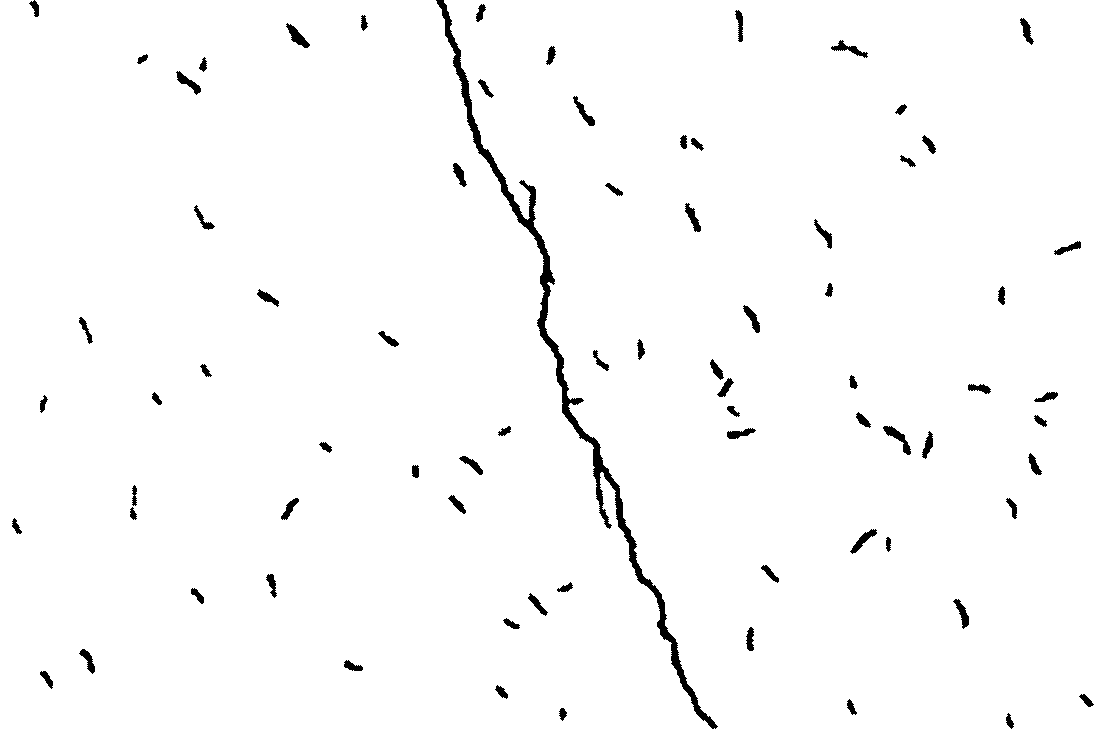
#> input picture PS5/PS5-1/ps5-images/wall1-blob.png, 1109 x 737 px
$ python PS5.py
#> lines starting #> are read from the running program, lines starting #| are printed output that depends on the picture; after the words box and inside, x2 and y2 are one past the last pixel; in counts of white or black regions, pixels touching at a corner belong together
#> the answer given: ps5-images/wall1-blob.png
#> further down, img is the input picture: shape (737, 1109, 3); 98.1% white; 76 black regions, largest, box (x1, y1, x2, y2) and area: (436, 0, 718, 729) 6126, (883, 426, 911, 455) 260, (286, 23, 310, 48) 235
# Sunday, 29th October, 2022
# Problem Set 5 - Computer Vision for Engineers

import cv2 as cv
import numpy as np

def erode_dilate(img, fname): #Erode and Dilate Functions
    k_e = cv.getStructuringElement(cv.MORPH_CROSS, (3,3))
    img = cv.erode(img, k_e)
#> img: shape (737, 1109, 3); 97.5% white; 75 black regions, largest, box (x1, y1, x2, y2) and area: (435, 0, 719, 730) 7863, (882, 425, 912, 456) 342, (285, 22, 311, 49) 298
    img = cv.erode(img, k_e)
#> img: shape (737, 1109, 3); 96.8% white; 73 black regions, largest, box (x1, y1, x2, y2) and area: (434, 0, 720, 731) 9600, (708, 357, 736, 399) 461, (881, 424, 913, 457) 428
    img = cv.dilate(img, k_e)
#> img: shape (737, 1109, 3); 97.5% white; 75 black regions, largest, box (x1, y1, x2, y2) and area: (435, 0, 719, 730) 7883, (882, 425, 912, 456) 343, (285, 22, 311, 49) 298

    cv.imwrite(fname[0]+"-blob."+fname[1], img)
    return img

def cont_detect(img, fname):    #Contour detection and drawing
    icopy = img.copy()
    img_gray = cv.cvtColor(img, cv.COLOR_BGR2GRAY)
#> img_gray: shape (737, 1109); 97.5% white; 75 black regions
    ret, thresh = cv.threshold(img_gray, 127, 255, 0)
    contours, hierarchy = cv.findContours(thresh, cv.RETR_TREE, cv.CHAIN_APPROX_SIMPLE)
#> contours = 74 contours; largest, box (x1, y1, x2, y2) and area: (0, 0, 1109, 737) 806604, (881, 424, 913, 457) 384, (829, 38, 870, 60) 340, (284, 21, 312, 50) 330, (571, 94, 597, 128) 309
    for i in range(len(contours)):
        color = list(np.random.random(size = 3) * 255) #For random colors
        icopy = cv.drawContours(icopy, contours[i], -1, color,  2)
#> this loop made 74 passes
#> color on passes 1 to 12: [139.9, 182.4, 153.7], [138.9, 108, 164.7], [111.6, 227.4, 245.7], [97.78, 201.9, 134.9], [144.9, 236, 18.11], [22.22, 5.16, 212.3], [198.4, 221.9, 249.5], [203.8, 117.7, 199], [30.16, 163.2, 36.56], [240.9, 133.1, 105.7], [67.46, 197.4, 116.3], [145, 4.79, 157.5]
#> pass 1, in cont_detect, `icopy = cv.drawContours(icopy, contours[i], -1, color,  2)`:
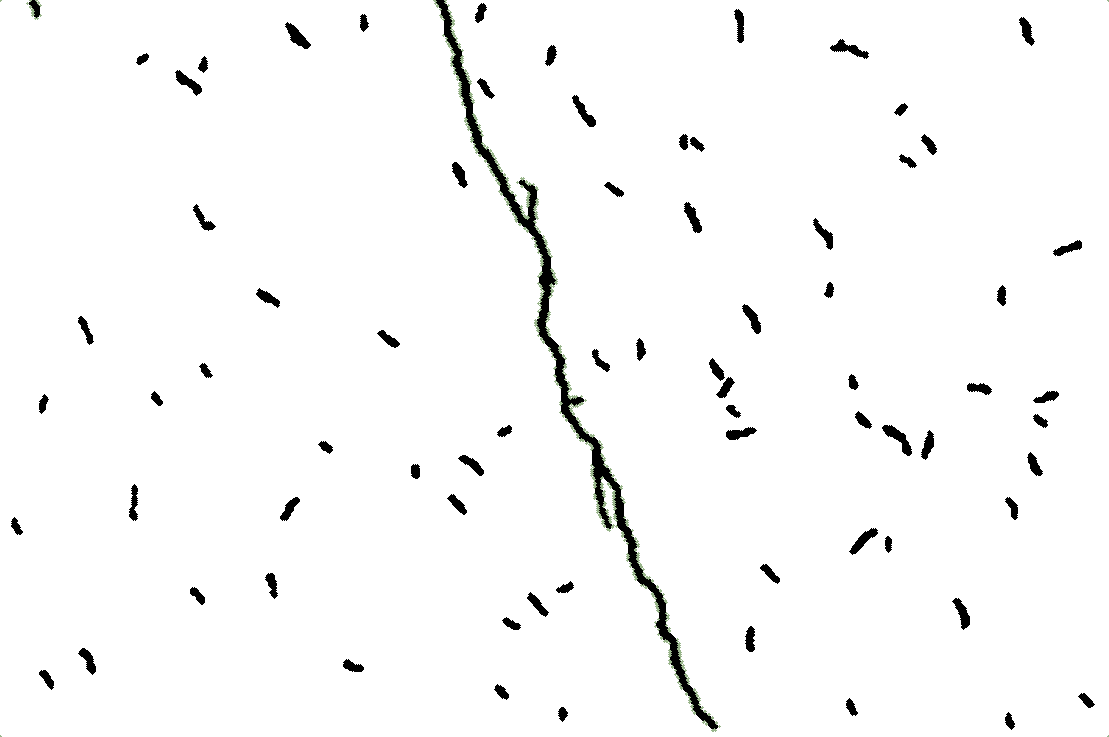
#> icopy: shape (737, 1109, 3); mean of channels 0, 1, 2 248.5, 248.7, 248.6; drawn as B, G, R
#> after the loop:
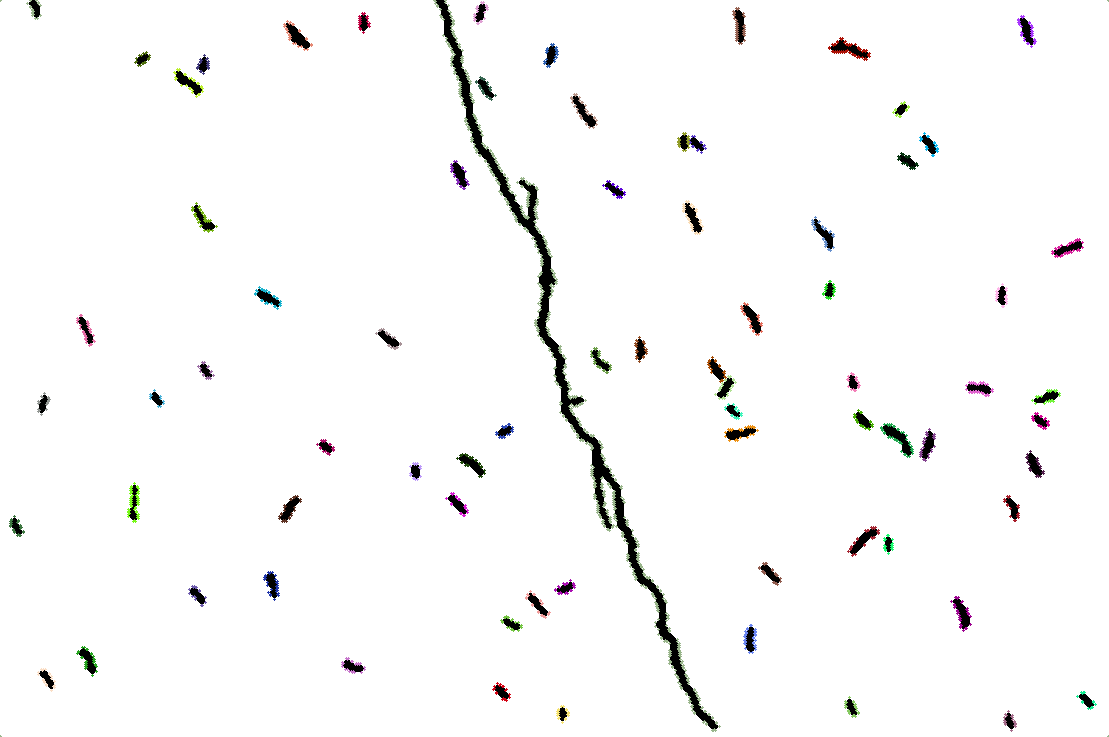
#> icopy: shape (737, 1109, 3); mean of channels 0, 1, 2 248, 248.2, 248.2; drawn as B, G, R

    cv.imwrite(fname[0]+"-contours."+fname[1], icopy)
    return icopy

def thresholding(img, fname):
    img = cv.copyMakeBorder(img, 3,3,3,3, cv.BORDER_CONSTANT, value=[255,255,255]) # For edge contours
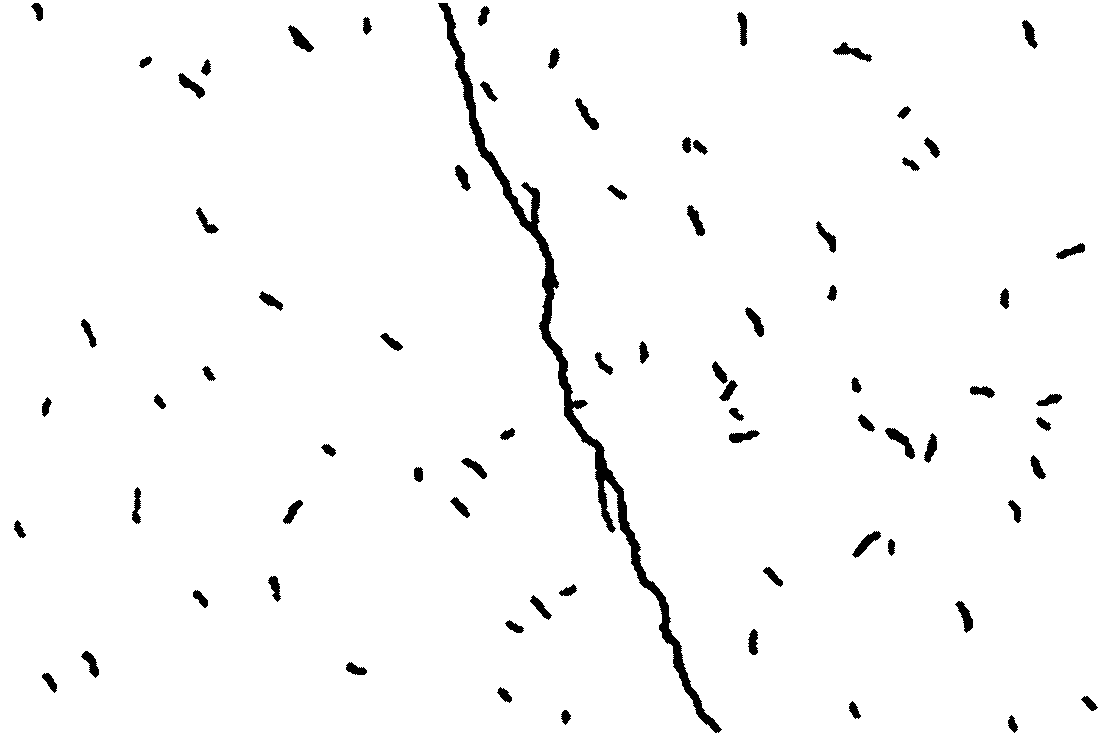
#> img: shape (743, 1115, 3); 97.5% white; 75 black regions, largest, box (x1, y1, x2, y2) and area: (438, 3, 722, 733) 7883, (885, 428, 915, 459) 343, (288, 25, 314, 52) 298

    img_gray = cv.cvtColor(img, cv.COLOR_BGR2GRAY)
#> img_gray: shape (743, 1115); 97.5% white; 75 black regions
    ret, thresh = cv.threshold(img_gray, 127, 255, 0)
    contours, hierarchy = cv.findContours(thresh, cv.RETR_TREE, cv.CHAIN_APPROX_SIMPLE)
#> contours = 76 contours; largest, box (x1, y1, x2, y2) and area: (0, 0, 1115, 743) 826588, (437, 2, 723, 734) 8746, (884, 427, 916, 460) 384, (832, 41, 873, 63) 340, (287, 24, 315, 53) 330
    threshold_blob = 2000

    for i in range(len(contours)):
        cnt = contours[i]
        area = cv.contourArea(cnt)
        if area <= threshold_blob:  #Thresholding
            thresh = cv.drawContours(thresh, [cnt], -1, 255, -1)    #Filling contour with white color
#> this loop made 76 passes
#> area on passes 2 to 13: 124, 113, 139.5, 142, 147, 170, 190, 250, 221, 150.5, 296, 223.5
#> (cnt, area) on pass 1: ([[0, 0], [0, 742], [1114, 742], [1114, 0]], 826588)
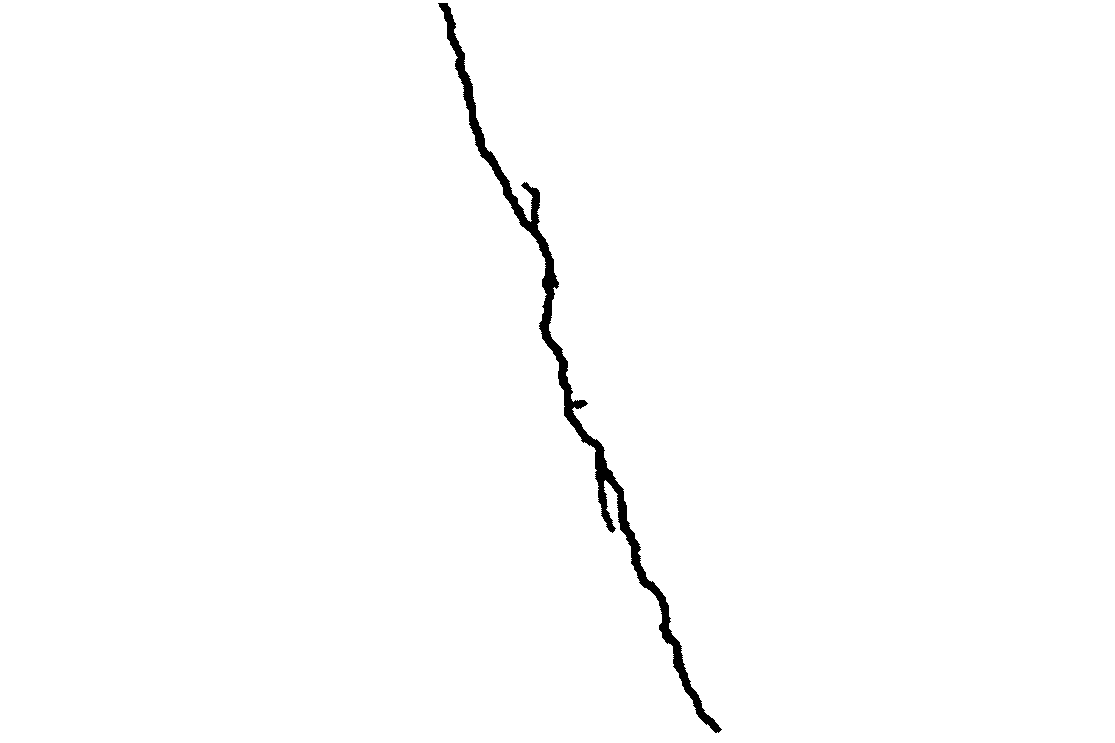
#> thresh: shape (743, 1115); 99% white; 1 black region, box (x1, y1, x2, y2) and area: (438, 3, 722, 733) 7883
    thresh = thresh[3:-1-2, 3:-1-2] #Cropping to initial size
#> thresh: shape (737, 1109); 99% white; 1 black region, box (x1, y1, x2, y2) and area: (435, 0, 719, 730) 7883
    cv.imwrite(fname[0]+"-thresholded."+fname[1], thresh)
    return thresh

def central_axis(img, fname):
    img = cv.bitwise_not(img)
    fimage = img.copy()
    k_e = cv.getStructuringElement(cv.MORPH_CROSS, (3,3))
    thin = np.zeros(img.shape, dtype='uint8')
    while(np.sum(fimage)!=0):
        cimg = cv.erode(fimage, k_e)
        oimg = cv.morphologyEx(cimg, cv.MORPH_OPEN, k_e)
        subset = cimg - oimg
        thin = cv.bitwise_or(subset, thin)  #union of previous data and new thiined features
        fimage = cimg.copy()
#> this loop made 9 passes
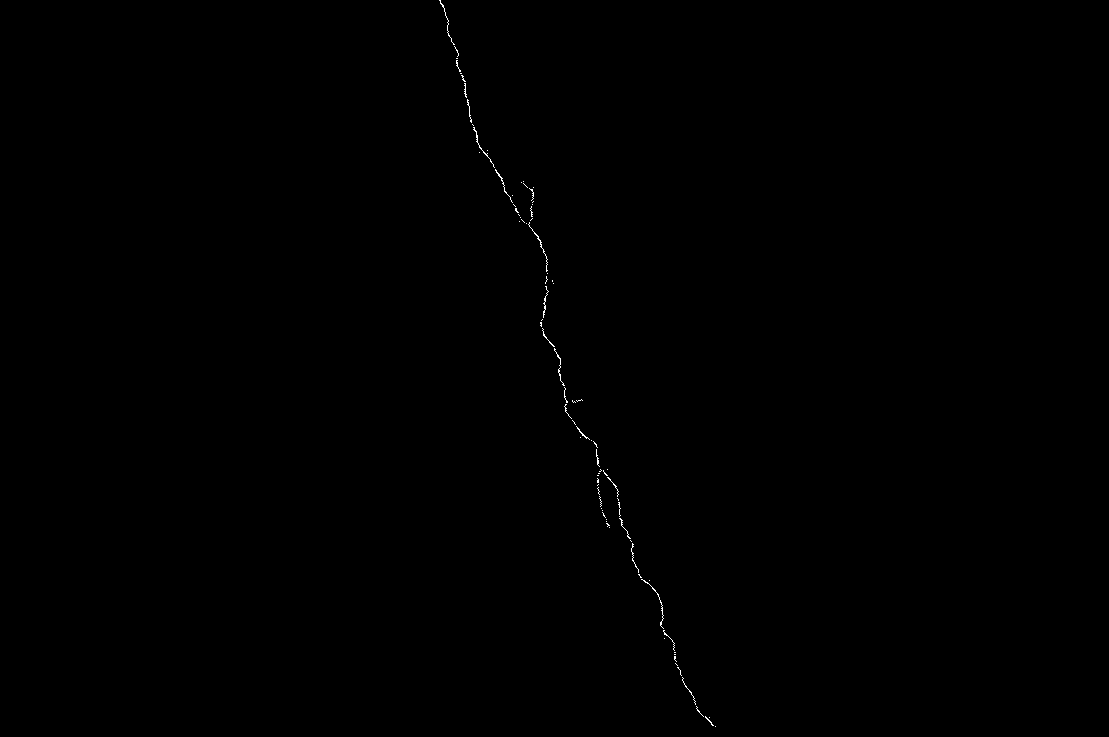
#> thin: shape (737, 1109); 0.12% white in thin lines or dots, all inside (x1, y1, x2, y2) = (439, 0, 716, 727)
    thin = cv.bitwise_not(thin)
    cv.imwrite(fname[0]+"-cracks."+fname[1], thin)
    return thin

fname = input("Enter Image Path: ")
img = cv.imread(fname)
fname = fname.split('.')

erode_dilate_img = erode_dilate(img, fname)
cv.imshow("Eroded and Dilated", erode_dilate_img)
cv.waitKey(100)

cont_detect_img = cont_detect(erode_dilate_img, fname)
cv.imshow("Contour Detected Image", cont_detect_img)
cv.waitKey(100)

thresholded_img = thresholding(erode_dilate_img, fname)
cv.imshow("Thresholded Image", thresholded_img)
cv.waitKey(100)

crack_image = central_axis(thresholded_img,fname)
cv.imshow("Central Axis Image", crack_image)
cv.waitKey(0)

cv.destroyAllWindows()
